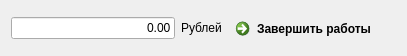
<?xml version="1.0" encoding="UTF-8"?>
<ui version="4.0">
 <class>costSum</class>
 <widget class="QDialog" name="costSum">
  <property name="geometry">
   <rect>
    <x>0</x>
    <y>0</y>
    <width>407</width>
    <height>49</height>
   </rect>
  </property>
  <property name="windowTitle">
   <string>Введите итоговую стоимость работ</string>
  </property>
  <property name="inputMethodHints">
   <set>Qt::ImhDigitsOnly</set>
  </property>
  <layout class="QHBoxLayout" name="horizontalLayout">
   <item>
    <widget class="QLineEdit" name="lineEdit_costSum">
     <property name="layoutDirection">
      <enum>Qt::LeftToRight</enum>
     </property>
     <property name="inputMethodHints">
      <set>Qt::ImhDigitsOnly</set>
     </property>
     <property name="inputMask">
      <string/>
     </property>
     <property name="text">
      <string>0.00</string>
     </property>
     <property name="alignment">
      <set>Qt::AlignRight|Qt::AlignTrailing|Qt::AlignVCenter</set>
     </property>
    </widget>
   </item>
   <item>
    <widget class="QLabel" name="label">
     <property name="text">
      <string>Рублей</string>
     </property>
    </widget>
   </item>
   <item>
    <widget class="QCommandLinkButton" name="commandLinkButton_endWork">
     <property name="text">
      <string>Завершить работы</string>
     </property>
    </widget>
   </item>
  </layout>
 </widget>
 <resources/>
 <connections/>
</ui>
